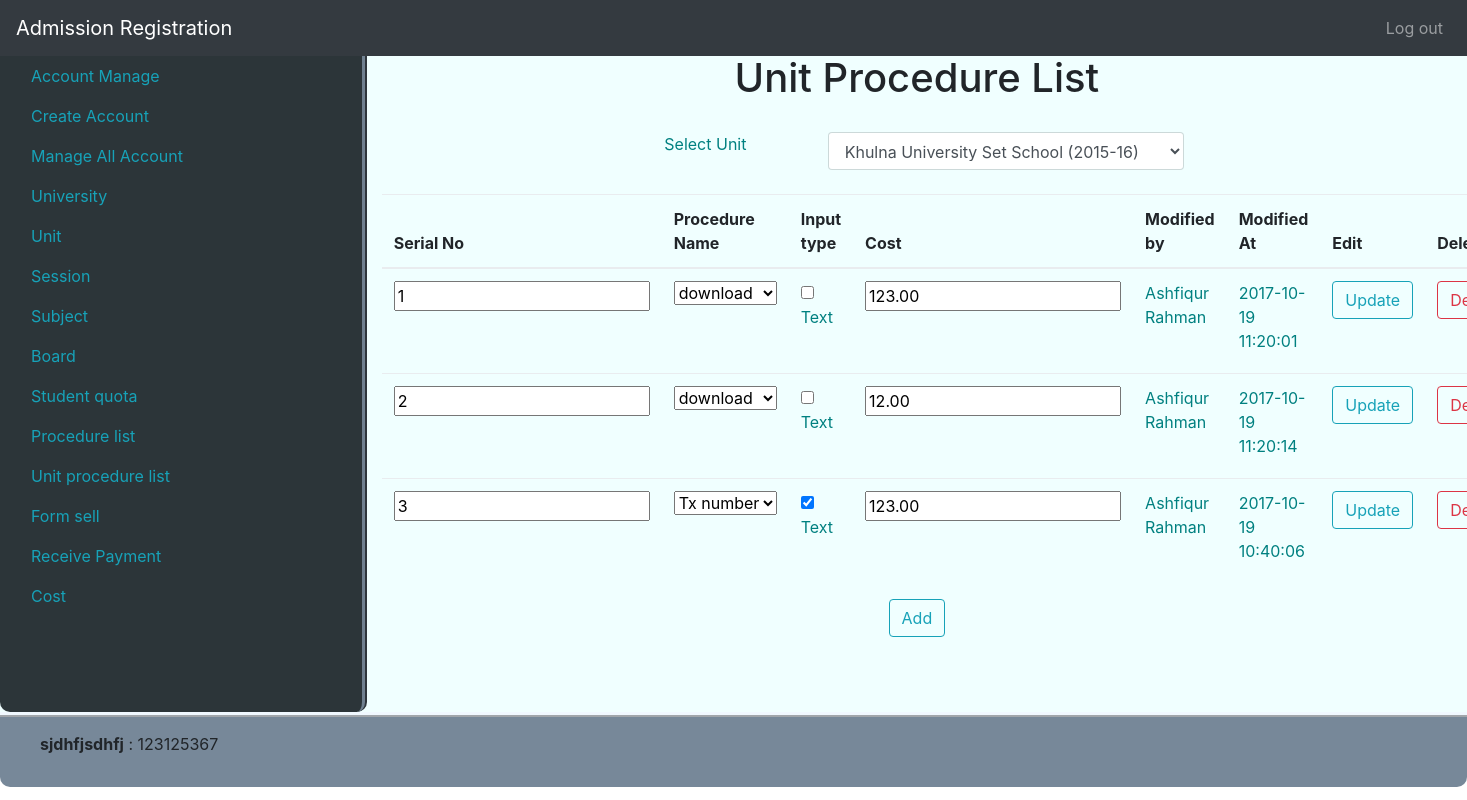
The app's page /unitprocedurelist (signed in) with its own data.
### tables this page shows
CREATE TABLE `unit_procedure_list` (
  `id` int(11) NOT NULL,
  `unit_id` int(11) NOT NULL,
  `procedure_list_id` int(11) NOT NULL,
  `procedure_serial` int(3) NOT NULL,
  `is_text` tinyint(1) NOT NULL,
  `cost` decimal(7,2) NOT NULL,
  `modified_by` int(11) NOT NULL,
  `modified_at` timestamp NOT NULL DEFAULT CURRENT_TIMESTAMP ON UPDATE CURRENT_TIMESTAMP
);

CREATE TABLE `users` (
  `id` int(11) NOT NULL,
  `full_name` varchar(256) NOT NULL,
  `user_name` varchar(20) NOT NULL,
  `password` varchar(256) NOT NULL,
  `user_role` enum('admin','manager','data_entry','student') NOT NULL,
  `account_status` tinyint(1) NOT NULL,
  `modified_by` int(11) NOT NULL,
  `modified_at` timestamp NOT NULL DEFAULT CURRENT_TIMESTAMP ON UPDATE CURRENT_TIMESTAMP
);

### system/libs/Load.php (called while the page is built, shortened)
<?php
class Load
{
    public function view($fileName, $data = false)
    {
    include 'app/views/'.$fileName.'.php';
    }
    public function model($modelName){
        return new $modelName();
    }
}

### app/controllers/UnitProcedureList.php (called while the page is built, shortened)
<?php
class UnitProcedureList extends MainController{
    public function index(){
        self::unitProcedureList();
    }
    public function unitProcedureList($unit = false){
        $pageName = ['pageName' => 'Unit Procedure List'];
        $unitProcedureModel = $this->load->model('UnitProcedureModel');
        $simpleModel= $this->load->model('SimpleModel');
        $data['procedure'] = $simpleModel->getAll('procedure_list');
        $data['unit'] = $unitProcedureModel->getAllUnit();
        if($unit){
            $data['unit_id'] = $unit;
        }else{
            $data['unit_id'] = $data['unit'][0]['id'];
        }
        $unit_id = $data['unit_id'];
        $cond = "unit_id = $unit_id";
        $data['table'] =  $simpleModel->getAll('unit_procedure_list', $cond);
        $cond = "user_role = 'admin' OR user_role = 'manager'";
        $data['users'] = $simpleModel->getAll('users', $cond);
        $this->load->view('partials/header', $pageName);
        $this->load->view('admin/unit_procedure_list', $data);
        $this->load->view('partials/footer');
    }
}

### index.php (called while the page is built, shortened)
<?php
$mail = new Main();

### system/libs/Database.php (called while the page is built, shortened)
<?php
class Database extends PDO {
    public function select($sql, $data = array(), $fetchStyle = PDO::FETCH_ASSOC){
        $stmt = $this->prepare($sql);
        $stmt->execute();
        return $stmt->fetchAll($fetchStyle);
    }
}

### app/models/UnitProcedureModel.php (called while the page is built, shortened)
<?php
class UnitProcedureModel extends MainModel{
    public function getAllUnit(){
        $sql = "SELECT unit.id, unit.unit_name, unit.start_date_time, unit.end_date_time, unit.form_price,
                unit.service_charge, university.name , session.session FROM unit
                INNER JOIN university ON unit.university_id = university.id
                INNER JOIN session ON unit.session_id = session.id";
        return $this->db->select($sql);
    }
}

### system/libs/MainController.php (called while the page is built, shortened)
<?php
class MainController
{
    public function __construct()
    {
        $this->load = new Load();
    }
}

### system/libs/MainModel.php (called while the page is built, shortened)
<?php
class MainModel{
    public function __construct(){
        $dsn = 'mysql:dbname=se_addmission; host=localhost';
        $user = 'root';
        $pass = '';
        $this->db = new Database($dsn,$user,$pass);
    }
}

### system/libs/Session.php (called while the page is built, shortened)
<?php
class Session
{
    public static function get($key){
        if(isset($_SESSION[$key])){
            return $_SESSION[$key];
        }else{
            return false;
        }
    }
}

### app/models/SimpleModel.php (called while the page is built, shortened)
<?php
class SimpleModel extends MainModel {
    public function getAll($table, $cond = false){
        if($cond){
            $sql = "SELECT * FROM $table WHERE $cond";
        }else{
            $sql = "SELECT * FROM $table";
        }
        return $this->db->select($sql);
    }
}

### app/views/admin/unit_procedure_list.php (the view, shortened to what this page needs)
<div class="col-9">
    <h1 style="text-align: center">Unit Procedure List</h1>
    <br>
    <div class="col">
        <form method="post" id="unit_university">
            <div class="row">
                <label  class="col-md-2">Select Unit</label>
                <select name="university" id="university" class="form-control col-md-4" onchange="selected_changed();">
                    <?php foreach ($data['unit'] as $key => $value){
                        if($data['unit_id'] == $value['id']){?>
                            <option value="<?php echo $value['id']?>" <?php echo 'selected'?>><?php echo $value['name']." ".$value['unit_name']." (".$value['session'].")"; ?></option>
                        <?php }else{?>
                            <option value="<?php echo $value['id']?>" ><?php echo $value['name']." ".$value['unit_name']." (".$value['session'].")"; ?></option>
                        <?php }?>
                    <?php }?>
                </select>
            </div>
        </form>
    </div>
    <div class="table-responsive">
        <br />
        <table id="board_data" class="table">
            <thead>
                <tr>
                    <th >Serial No</th>
                    <th >Procedure Name</th>
                    <th >Input type</th>
                    <th >Cost</th>
                    <th >Modified by</th>
                    <th >Modified At</th>
                    <th >Edit</th>
                    <?php
                    if(Session::get('user_role') == 'admin'){?>
                    <th >Delete</th>
                    <?php }?>
                </tr>
            </thead>
            <tbody>
            <?php foreach ($data['table'] as $key => $value){?>
                <tr>
                    <form action="<?php echo BASE_URL?>/unitprocedurelist/update" method="post">
                        <td><input type="number" name="serial" value="<?php echo $value['procedure_serial']?>" ></td>
                        <td>
                            <select name="procedure">
                                <?php foreach ($data['procedure'] as $k => $v){?>
                                    <?php if($value['procedure_list_id'] == $v['id']){?>
                                        <option value="<?php echo $v['id']?>" <?php echo 'selected'?>><?php echo $v['name']?></option>
                                    <?php } else{?>
                                        <option value="<?php echo $v['id']?>"><?php echo $v['name']?></option>
                                    <?php }?>
                                <?php }?>
                            </select>
                        </td>
                        <td>
                            <label for="input_type" class=""><input type="checkbox" name="input_type" class="" value="1" <?php if($value['is_text'] == '1'){echo 'checked = checked';}?>/>Text</label>
                        </td>
                        <td><input type="number" name="cost" value="<?php echo $value['cost']?>" ></td>
                        <td><label><?php
                                foreach ($data['users'] as $k => $v) {
                                    if($v['id'] == $value['modified_by']){
                                        echo $v['full_name'];
                                    }
                                }
                                ?></label></td>
                        <td><label><?php echo $value['modified_at']?></label></td>
                        <td>
                            <button type="submit" name="unit_procedure_id" value="<?php echo $value['id']?>" class="btn btn-outline-info my-2 my-sm-0" onclick="btnupdate(this);" >Update</button>
                        </td>
                    </form>
                    <?php
                    if(Session::get('user_role') == 'admin'){?>
                    <td>
                        <form action="<?php echo BASE_URL?>/unitprocedurelist/delete" method="post">
                            <button type="submit" name="delete" value="<?php echo $value['id'] ?>" class="btn btn-outline-danger my-2 my-sm-0" onclick="return confirm('Do u really wanna delete')">Delete</button>
                        </form>
                    </td>
                    <?php }?>
                </tr>
            <?php }?>
            </tbody>
        </table>
    </div>
    <div>
        <center><button type="button" id="add_button" data-toggle="modal" data-target="#dataModal" class="btn btn-outline-info my-2 my-sm-0" onclick="btn_add(this)">Add</button></center>
    </div>
</div>

### records on screen
unit_procedure_list: serial "1", cost "123.00", modified_at "2017-10-19 11:20:01", $value['id'] 3 (drawn)
users: full_name "Ashfiqur Rahman"
unit_procedure_list: serial "2", cost "12.00", modified_at "2017-10-19 11:20:14", $value['id'] 4 (drawn)
unit_procedure_list: serial "3", is_text "☑", cost "123.00", modified_at "2017-10-19 10:40:06", $value['id'] 5 (drawn)

### other values on screen
form field university "Khulna University Set School (2015-16)"
form field procedure "download"
form field procedure "Tx number"
